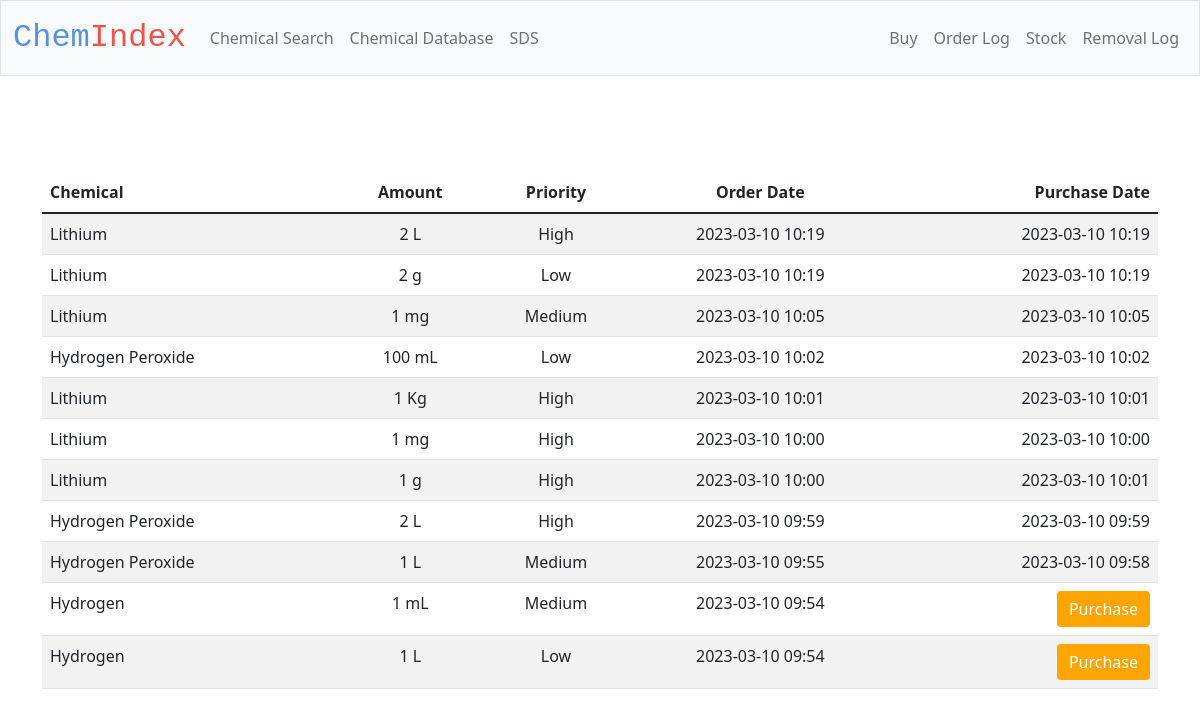
The page /purchase_database on the database as committed earlier.
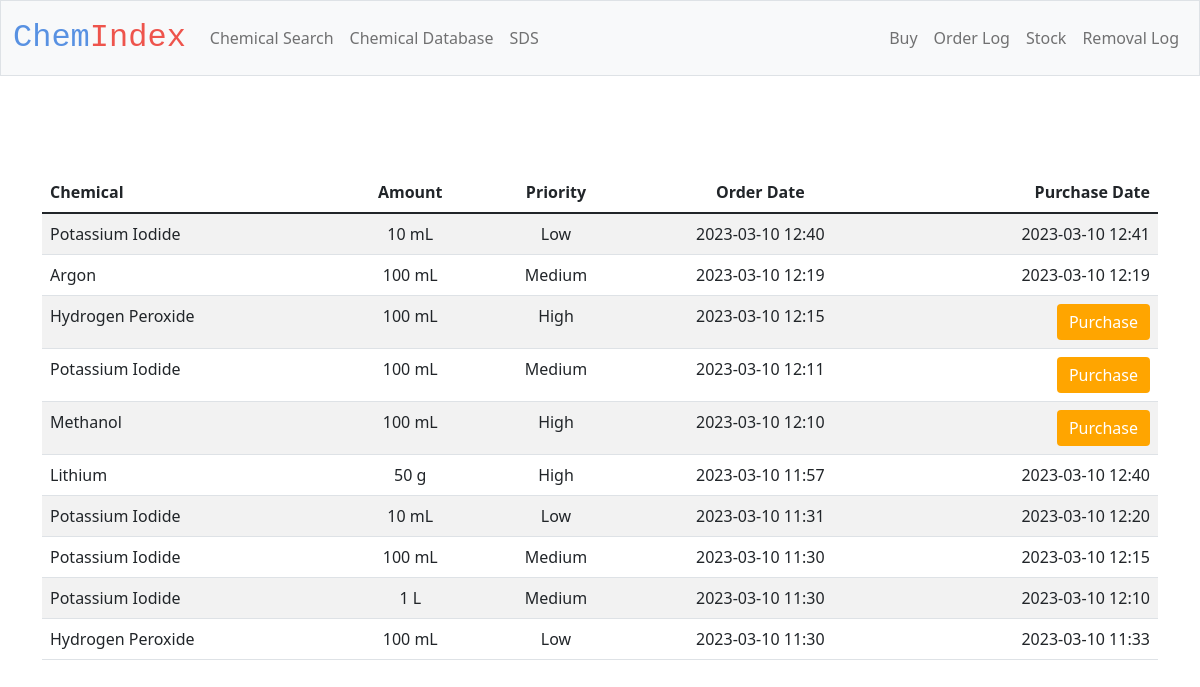
The same page on the database as committed later.
### tables this page shows
CREATE TABLE orders (
    chemical TEXT NOT NULL,
    amount INTEGER NOT NULL,
    unit INTEGER NOT NULL, 
    time DATETIME NOT NULL,
    user TEXT, 
    priority INTEGER NOT NULL, purchase_time DATETIME);

### app.py (the view)
@app.route('/purchase_database')
def purchase_database():
    with sqlite3.connect(db_path) as db:
        data = db.execute("SELECT * FROM orders WHERE amount > 0 ORDER BY time DESC")
        return render_template("purchase_database.html", orders = data)

### templates/purchase_database.html (shortened to what this page needs)
{% extends "layout.html" %}
{% block main %}
<main class="container py-5">
    <table class="table table-striped" id ="purchase_table" name="purchase_table">
        <thead>
            <tr>
                <th class="text-start">Chemical</th>
                <th class="text-center">Amount</th>
                <th class="text-center">Priority</th>
                <th class="text-center">Order Date</th>
                <th class="text-end">Purchase Date</th>
            </tr>
        </thead>
       <tbody>
        {% for row in orders %}
                <tr>
                    <form action="/purchase" method="post">
                    <td class="text-start"> {{row[0]}}</td>
                    <td class="text-center">{{row[1]}} {{row[2]}}</td>
                    <td class="text-center">{{row[5]}}</td>
                    <td class="text-center">{{row[3]}}</td>
                    {%if row[6] == None %}
                        <td class="text-end"> <button class ="button_sds_database btn btn-primary" type="submit">Purchase</button></td>
                    {%else%}
                        <td class="text-end">{{row[6]}}</td>
                    {% endif %}
                    </form>
                </tr>
        {% endfor %}
        </tbody>
    </table>
        </main>
{% endblock %}

### templates/layout.html (shortened to what this page needs)
<!doctype html>
<html lang="en">
  <head>
    <link href="https://cdn.jsdelivr.net/npm/bootstrap@5.1.3/dist/css/bootstrap.min.css" rel="stylesheet">
    <link href="/static/styles.css" rel="stylesheet">
  </head>
  <body>
    <nav class="bg-light border navbar navbar-expand-md navbar-light">
        <div class = "container-fluid">
            <a class = "navbar-brand" href="/"><span class="blue">Chem</span><span class="red">Index</span></a>
                <div class="collapse navbar-collapse" id="navbarNav">
                    <ul class="navbar-nav">
                      <li class="nav-item"><a class="nav-link" href="/search">Chemical Search</a></li>
                      <li class="nav-item"><a class="nav-link" href="/cas_database">Chemical Database</a></li>
                      <li class="nav-item"><a class="nav-link" href="/sds">SDS</a></li>
                    </ul>
                    <ul class="navbar-nav ms-auto ml-5">
                      <li class="nav-item"><a class="nav-link" href="/buy">Buy </a></li>
                      <li class="nav-item"><a class="nav-link" href="/purchase_database"> Order Log </a></li>
                      <li class="nav-item"><a class="nav-link" href="/stock"> Stock </a></li>
                      <li class="nav-item"><a class="nav-link" href="/removal_data"> Removal Log </a></li>
                    </ul>
                  </div>
        </div>
    </nav>
    <main class="container-fluid py-5 text-center">
        {% block main %}{% endblock %}
    </main>
  </body>
</html>

### static/styles.css (style rules this page uses)
nav .navbar-brand { font-size: xx-large; font-family: 'Courier New', Courier, monospace; }
.blue { color: #5891e2; }
.red { color: #ee544c; }
.button_sds_database { background-color:orange; color: white; border: none; }

Rows that differ between the two databases and show on the page:
no longer on this page (row edited): orders: chemical "Lithium", amount "2", unit "L", priority "High", time "2023-03-10 10:19", purchase_time "2023-03-10 10:19"
removed orders: chemical "Lithium", amount "1", unit "Kg", priority "High", time "2023-03-10 10:01", purchase_time "2023-03-10 10:01"
removed orders: chemical "Hydrogen Peroxide", amount "2", unit "L", priority "High", time "2023-03-10 09:59", purchase_time "2023-03-10 09:59"
changed orders (number 1 of 10 on the later page): chemical "Lithium" → "Potassium Iodide"; amount "2" → "10"; unit "g" → "mL"; time "2023-03-10 10:19" → "2023-03-10 12:40"; purchase_time "2023-03-10 10:19" → "2023-03-10 12:41"
changed orders: chemical "Lithium" → "Argon"; amount "1" → "100"; unit "mg" → "mL"; time "2023-03-10 10:05" → "2023-03-10 12:19"; purchase_time "2023-03-10 10:05" → "2023-03-10 12:19"
changed orders (number 3 of 10 on the later page): priority "Low" → "High"; time "2023-03-10 10:02" → "2023-03-10 12:15"; purchase_time "2023-03-10 10:02" → (not shown); now shows "Purchase"
added orders: chemical "Potassium Iodide", amount "100", unit "mL", priority "Medium", time "2023-03-10 12:11"
changed orders: chemical "Lithium" → "Methanol"; amount "1" → "100"; unit "g" → "mL"; time "2023-03-10 10:00" → "2023-03-10 12:10"; purchase_time "2023-03-10 10:01" → (not shown); now shows "Purchase"; moves up the list
changed orders "Lithium": amount "1" → "50"; unit "mg" → "g"; time "2023-03-10 10:00" → "2023-03-10 11:57"; purchase_time "2023-03-10 10:00" → "2023-03-10 12:40"
added orders: chemical "Potassium Iodide", amount "10", unit "mL", priority "Low", time "2023-03-10 11:31", purchase_time "2023-03-10 12:20"
changed orders (number 8 of 10 on the later page): chemical "Hydrogen" → "Potassium Iodide"; amount "1" → "100"; time "2023-03-10 09:54" → "2023-03-10 11:30"; purchase_time (not shown) → "2023-03-10 12:15"; no longer shows "Purchase"
changed orders (number 9 of 10 on the later page): chemical "Hydrogen" → "Potassium Iodide"; priority "Low" → "Medium"; time "2023-03-10 09:54" → "2023-03-10 11:30"; purchase_time (not shown) → "2023-03-10 12:10"; no longer shows "Purchase"
changed orders (number 10 of 10 on the later page): amount "1" → "100"; unit "L" → "mL"; priority "Medium" → "Low"; time "2023-03-10 09:55" → "2023-03-10 11:30"; purchase_time "2023-03-10 09:58" → "2023-03-10 11:33"; moves down the list
